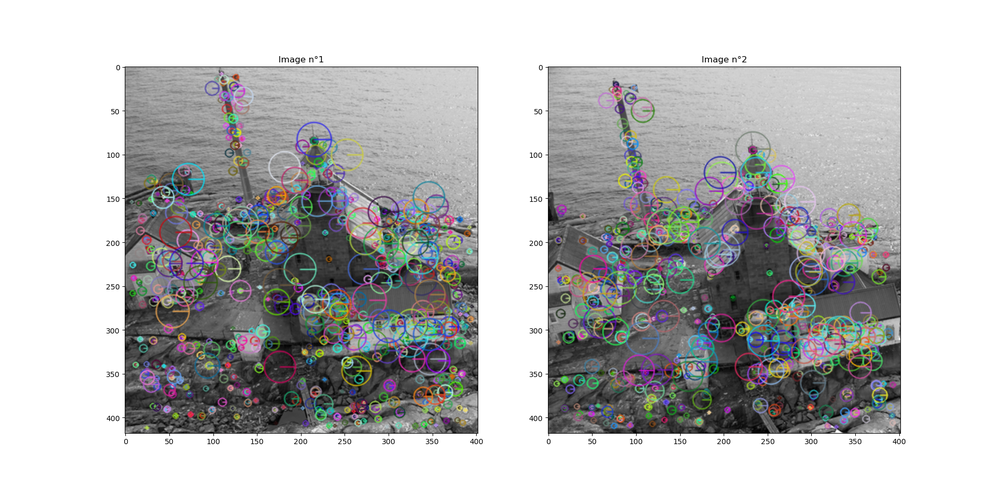
#> input picture imgs/Q6_kaze.png, 1000 x 495 px, shrunk from 1907 x 944 before the run
$ python Features_Match.py orb crosscheck --image1 ../imgs/Q6_kaze.png --image2 ../imgs/Q6_orb.png
#> lines starting #> are read from the running program, lines starting #| are printed output that depends on the picture
import numpy as np
import cv2
from matplotlib import pyplot as plt
from pathlib import Path
import argparse

script_dir = Path(__file__).resolve().parent
repo_root = script_dir.parent

parser = argparse.ArgumentParser(description="Appariement ORB/KAZE")
parser.add_argument("detector", choices=["orb", "kaze"])
parser.add_argument("strategy", choices=["crosscheck", "ratiotest", "flann"])
parser.add_argument("--image1", default="../Image_Pairs/torb_small1.png")
parser.add_argument("--image2", default="../Image_Pairs/torb_small2.png")
parser.add_argument("--ratio", type=float, default=0.7)
parser.add_argument("--no-show", action="store_true")
parser.add_argument("--nfeatures", type=int, default=500)
parser.add_argument("--scale", type=float, default=1.2)
parser.add_argument("--nlevels", type=int, default=8)
parser.add_argument("--kaze-threshold", type=float, default=0.001)
parser.add_argument("--fast-threshold", type=int, default=20, help="Seuil FAST pour ORB")
parser.add_argument("--kaze-octaves", type=int, default=4, help="Octaves KAZE")
parser.add_argument("--kaze-layers", type=int, default=4, help="Couches KAZE")
parser.add_argument("--upright", action="store_true", help="Désactive l'orientation (plus stable si pas de rotation)")

args = parser.parse_args()

def resolve_path(path_str):
    p = Path(path_str)
    if p.is_absolute(): return p
    p_cwd = (Path.cwd() / p).resolve()
    if p_cwd.exists(): return p_cwd
    return (script_dir / p).resolve()

img1 = cv2.imread(str(resolve_path(args.image1)))
#> img1 is the input picture: shape (495, 1000, 3); mean B, G, R 185, 184.7, 184.4
img2 = cv2.imread(str(resolve_path(args.image2)))
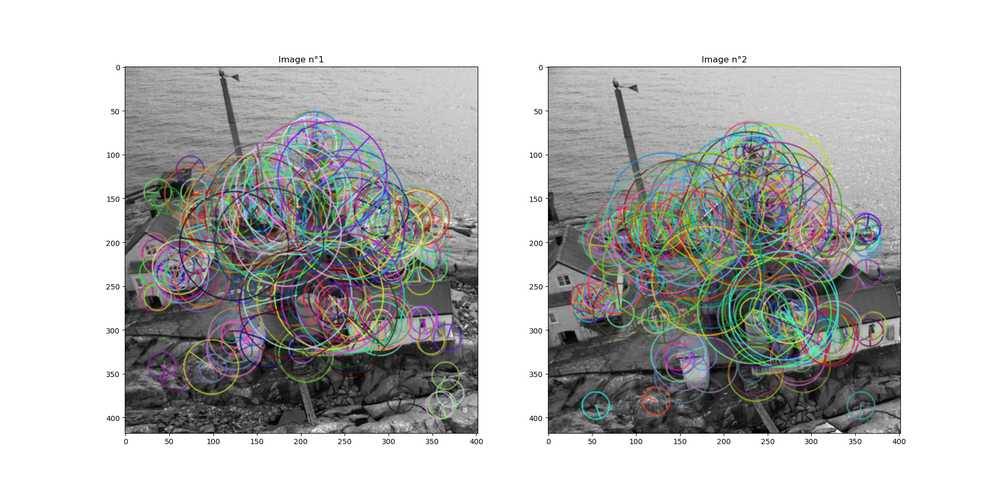
#> input picture imgs/Q6_orb.png, 1000 x 495 px, shrunk from 1907 x 944 before the run
#> img2 is the input picture: shape (495, 1000, 3); mean B, G, R 183.8, 185, 184.3
if img1 is None or img2 is None:
    print("Error: No se pudieron cargar las imágenes.")
    exit(1)

gray1 = cv2.cvtColor(img1, cv2.COLOR_BGR2GRAY)
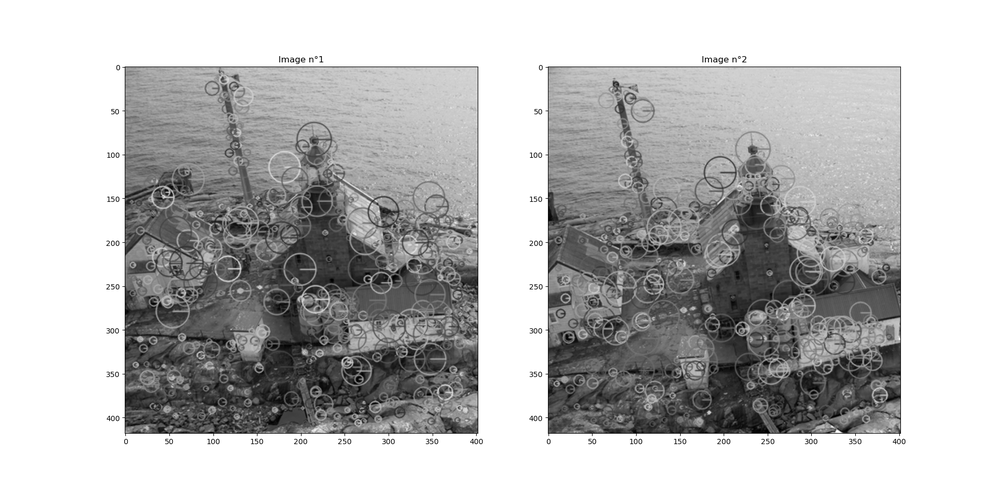
#> gray1: shape (495, 1000); min 0, max 255, mean 184.7
gray2 = cv2.cvtColor(img2, cv2.COLOR_BGR2GRAY)
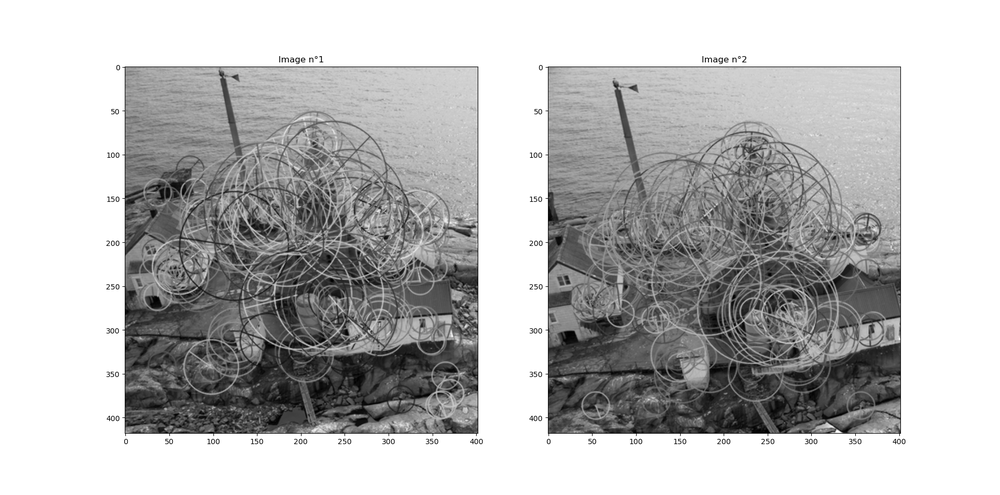
#> gray2: shape (495, 1000); min 0, max 255, mean 184.6

# --- Configuración del algoritmo ---
if args.detector == "orb":
    algo = cv2.ORB_create(
        nfeatures=args.nfeatures,
        scaleFactor=args.scale,
        nlevels=args.nlevels,
        fastThreshold=args.fast_threshold  # <--- Añadido
    )
    norm_type = cv2.NORM_HAMMING
else:
    algo = cv2.KAZE_create(
        threshold=args.kaze_threshold,
        nOctaves=args.kaze_octaves,       # <--- Añadido
        nOctaveLayers=args.kaze_layers,   # <--- Añadido
        upright=args.upright              # <--- Añadido
    )
    norm_type = cv2.NORM_L2

# --- Detección ---
kp1, desc1 = algo.detectAndCompute(gray1, None)
#> kp1 = 500 keypoints; strongest (x, y, size): (899, 433, 31), (298, 62, 31), (837, 431, 31), (476, 433, 31)
kp2, desc2 = algo.detectAndCompute(gray2, None)
#> kp2 = 500 keypoints; strongest (x, y, size): (899, 433, 31), (837, 431, 31), (298, 62, 31), (476, 433, 31)

# --- Matching ---
t1 = cv2.getTickCount()
good_matches = []

# Caso 1: CrossCheck (usa .match)
if args.strategy == "crosscheck":
    bf = cv2.BFMatcher(norm_type, crossCheck=True)
    matches = bf.match(desc1, desc2)
#> matches = 363 matches
    good_matches = sorted(matches, key=lambda x: x.distance)
#> good_matches = 363 matches

# Caso 2: FLANN (requiere parámetros distintos para ORB y KAZE)
elif args.strategy == "flann":
    if args.detector == "orb":
        # FLANN para descriptores BINARIOS (ORB)
        index_params = dict(algorithm=6, table_number=6, key_size=12, multi_probe_level=1)
    else:
        # FLANN para descriptores FLOTANTES (KAZE)
        index_params = dict(algorithm=1, trees=5) # 1 es KDTree

    search_params = dict(checks=50)
    flann = cv2.FlannBasedMatcher(index_params, search_params)

    # FLANN necesita que los descriptores de ORB sean uint8 (ya lo son)
    matches = flann.knnMatch(desc1, desc2, k=2)
    for m_n in matches:
        if len(m_n) == 2:
            m, n = m_n
            if m.distance < args.ratio * n.distance:
                good_matches.append(m)

# Caso 3: Ratio Test (BFMatcher estándar)
elif args.strategy == "ratiotest":
    bf = cv2.BFMatcher(norm_type, crossCheck=False)
    matches = bf.knnMatch(desc1, desc2, k=2)
    for m_n in matches:
        if len(m_n) == 2:
            m, n = m_n
            if m.distance < args.ratio * n.distance:
                good_matches.append(m)

t2 = cv2.getTickCount()
matching_time = (t2-t1)/cv2.getTickFrequency()
nb_matches = len(good_matches)
#> nb_matches = 363

# --- Resultados ---
print(f"RESULT_DATA|{args.detector}|{args.strategy}|{nb_matches}|{matching_time:.4f}")
#| RESULT_DATA|orb|crosscheck|363|0.0034

# Guardado
out_dir = repo_root / "docs" / "imgs" / "Q8"
out_dir.mkdir(parents=True, exist_ok=True)
if args.detector == "orb":
    p_str = f"nf{args.nfeatures}_nl{args.nlevels}_ft{args.fast_threshold}_r{args.ratio}"
else:
    p_str = f"th{args.kaze_threshold}_o{args.kaze_octaves}_l{args.kaze_layers}_u{int(args.upright)}_r{args.ratio}"
out_path = out_dir / f"q8_{args.detector}_{args.strategy}_{p_str}.png"

img_match = cv2.drawMatches(gray1, kp1, gray2, kp2, good_matches, None, flags=2)
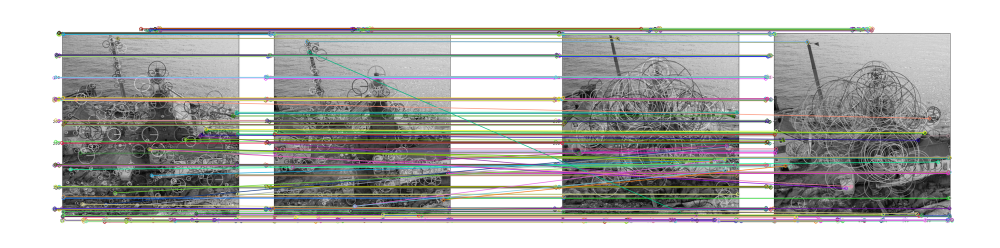
#> img_match: shape (495, 2000, 3) (shown at 1/2 size); mean of channels 0, 1, 2 177.1, 179.6, 179.1; drawn as B, G, R
cv2.imwrite(str(out_path), img_match)

if not args.no_show:
    plt.imshow(img_match)
    plt.title(f"{args.detector.upper()} - {args.strategy} ({nb_matches})")
    plt.show()
